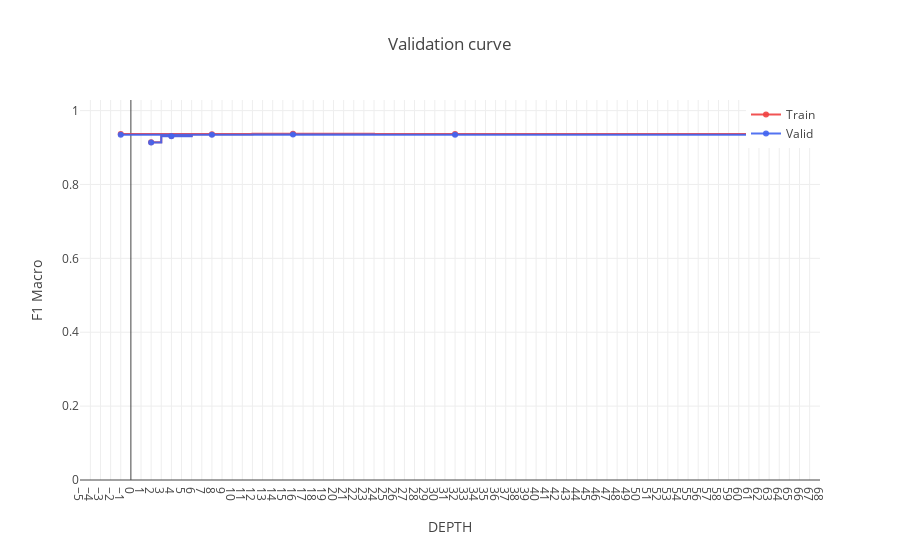

Here is the notebook cell this chart was saved with:
### Markdown cell above
### Searching the best depth

### Code cell
target = 'open_channels'

kf = sklearn.model_selection.StratifiedKFold(
    n_splits=5,
    shuffle=True,
    random_state=random_state
)

train_results = []
valid_results = []

depths = [2, 4, 8, 16, 32, 64, -1]
num_leaves_ = [4, 16, 64, 128, 128, 128, 128]

for d, n_l in tqdm.tqdm_notebook(zip(depths, num_leaves_)):

    params = {
        'boosting': 'gbdt',
        'objective': 'rmse',
        'metric': 'rmse',
        'learning_rate': .1,
        'max_depth': d,    
        'num_leaves': n_l,
        'min_data_in_leaf': 20,
        'feature_fraction': 1.,
        'feature_fraction_bynode': 1.,
        'feature_fraction_seed': random_state,
        'bagging_fraction': 1.,
        'bagging_freq': 0,
        'bagging_seed': random_state,
        'max_bin': 255,
        'random_state': random_state,
        'n_jobs': n_threads
    }

    oof_pred = np.zeros(len(train))
    y_preds_train = []

    for fold, (tr_ind, val_ind) in enumerate(kf.split(train, train[target])):

        #print('Fold {}'.format(fold + 1))

        X_train_f, X_valid_f = train[feat].iloc[tr_ind], train[feat].iloc[val_ind]
        y_train_f, y_valid_f = train[target][tr_ind], train[target][val_ind]

        train_set = lgbm.Dataset(
            data=X_train_f,
            label=y_train_f,
            reference=None,
            weight=None,
            group=None,
            init_score=None,
            silent=False,
            feature_name=feat,
            categorical_feature=cat_feat,
            params=None,
            free_raw_data=False,
        )

        val_set = lgbm.Dataset(
            data=X_valid_f,
            label=y_valid_f,
            reference=None,
            weight=None,
            group=None,
            init_score=None,
            silent=False,
            feature_name=feat,
            categorical_feature=cat_feat,
            params=None,
            free_raw_data=False,
        )
    
        evals_result = {}

        model = lgbm.train(
            params,
            train_set=train_set,
            num_boost_round=500,
            valid_sets=[train_set, val_set],
            valid_names=None,
            fobj=None,
            feval=lgbm_metric,
            init_model=None,
            #feature_name=feat, #for not lgbm dataset
            #categorical_feature=cat_feat, #for not lgbm dataset
            early_stopping_rounds=10,
            evals_result=evals_result,
            verbose_eval=False,
            learning_rates=None,
            keep_training_booster=False,
            callbacks=None
        )

        y_pred_train = model.predict(
            data=train[feat],
            num_iteration=model.best_iteration,
            raw_score=False,
            pred_leaf=False,
            pred_contrib=False,
            data_has_header=False,
            is_reshape=True,
        )

        y_pred_valid = model.predict(
            data=val_set.data,
            num_iteration=model.best_iteration,
            raw_score=False,
            pred_leaf=False,
            pred_contrib=False,
            data_has_header=False,
            is_reshape=True,
        )
        
        oof_pred[val_ind] = y_pred_valid
        y_preds_train.append(y_pred_train)
        
    y_pred_train_final = np.mean(y_preds_train, axis=0)
    y_pred_train_final_clipped = np.round(np.clip(y_pred_train_final, 0, 10)).astype(int)
    train_results.append(
        sklearn.metrics.f1_score(
            train[target],
            y_pred_train_final_clipped,
            average='macro')
    )

    y_pred_valid_final_clipped = np.round(np.clip(oof_pred, 0, 10)).astype(int)
    valid_results.append(
        sklearn.metrics.f1_score(
            train[target],
            y_pred_valid_final_clipped,
            average='macro')
    )

plot_vc(
    x=[d for d in depths],
    y_train=train_results,
    y_valid=valid_results,
    xlabel='DEPTH',
    title='F1 Macro'
)

### Figure 1 — Plotly figure (JSON) as saved in the notebook; plotly's stock layout.template omitted (floating-point values rounded to 4 significant figures)
{"data": [{"connectgaps": true, "line": {"color": "rgba(240, 65, 65, .9)", "shape": "hvh"}, "mode": "lines+markers", "name": "Train", "type": "scatter", "uid": "f7a265a2-594b-419a-aed3-f5ebd262ea79", "x": [2, 4, 8, 16, 32, 64, -1], "y": [0.9145, 0.9311, 0.9359, 0.9376, 0.9367, 0.9367, 0.9367]}, {"connectgaps": true, "line": {"color": "rgba(65, 100, 240, .9)", "shape": "hvh"}, "mode": "lines+markers", "name": "Valid", "type": "scatter", "uid": "4eea2649-1d91-4438-b9cd-811f941354bb", "x": [2, 4, 8, 16, 32, 64, -1], "y": [0.9136, 0.9305, 0.9345, 0.9352, 0.9349, 0.9349, 0.9349]}], "layout": {"legend": {"x": 0.9, "y": 1}, "showlegend": true, "title": {"text": "Validation curve"}, "xaxis": {"dtick": 1, "title": {"text": "DEPTH"}}, "yaxis": {"autorange": false, "range": [0, 1.029], "title": {"text": "F1 Macro"}}}}
